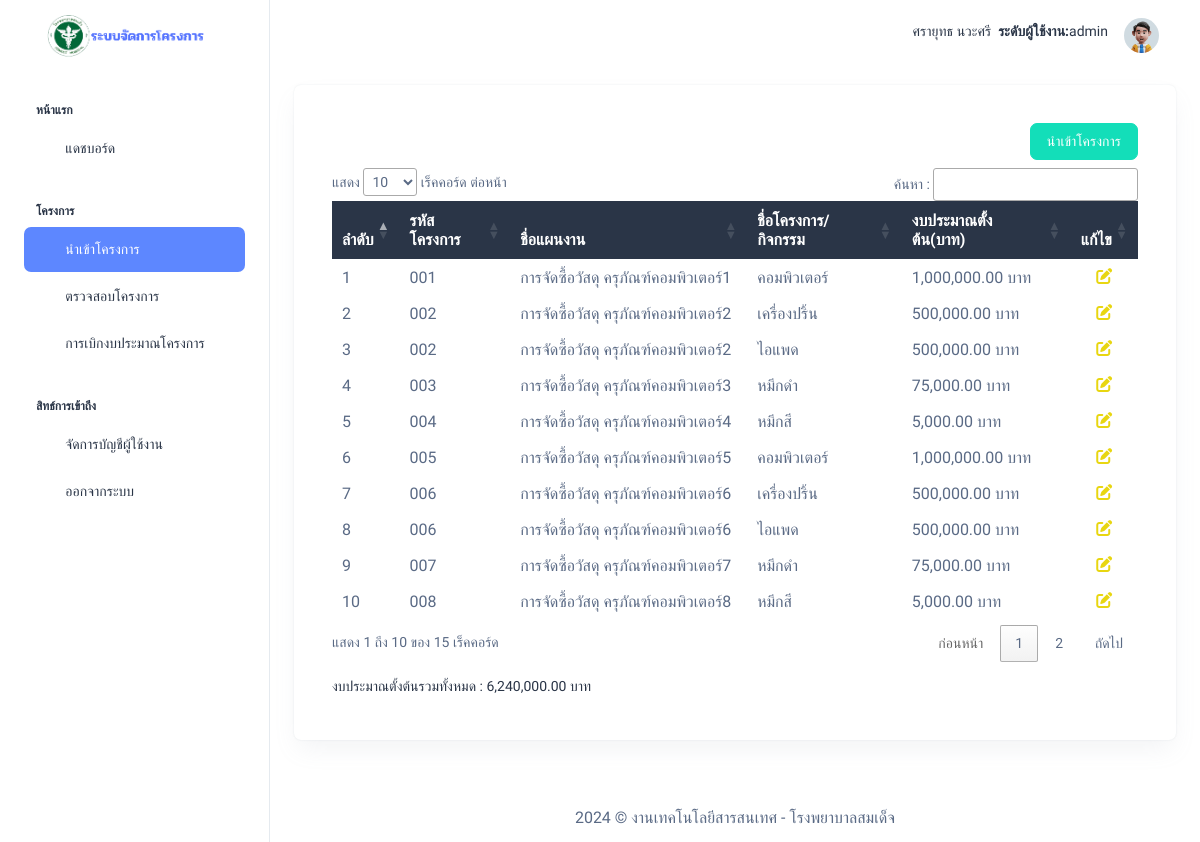
The page /project-import-plan.php (signed in) on the database its author committed.
### tables this page shows
CREATE TABLE `project`  (
  `project_id` int NOT NULL AUTO_INCREMENT,
  `project_plan` varchar(255) NOT NULL COMMENT 'plan_name',
  `project_name` varchar(255) NOT NULL COMMENT 'project_name',
  `project_budget` double NOT NULL COMMENT 'budget',
  `project_status` varchar(255) NOT NULL COMMENT 'status',
  `created` datetime NOT NULL,
  `modified` datetime NOT NULL,
  `plan_code` varchar(255) NOT NULL,
  `user_id_import` int NOT NULL,
  `user_id_edit` int NOT NULL,
  PRIMARY KEY (`project_id`) USING BTREE
);

### project-import-plan.php (the view, shortened to what this page needs)
<?php
include('./db/connect.php');
$sql = "SELECT SUM(project_budget) FROM project ";
$result = $conn->query($sql);
$row_sum_total = mysqli_fetch_array($result);
?>
<?php include('./include/head.php') ?>
<?php include('./include/header.php') ?>
<div class="container-fluid">
    <div class="card">
        <div class="card-body">
            <div class="row p-2">
                <div class="col-md-12 head mb-2">
                    <div class="float-end">
                        <a href="javascript:void(0);" class="btn btn-success" onclick="formToggle('importFrm');"><i class="plus"></i> นำเข้าโครงการ</a>
                    </div>
                </div>
                <table id="example" class="table table-hover" style="margin-top: 4%; width: 100%; border-color: #fff;">
                    <thead class="table-dark">
                        <tr>
                            <th>ลำดับ</th>
                            <th>รหัสโครงการ</th>
                            <th>ชื่อแผนงาน</th>
                            <th>ชื่อโครงการ/กิจกรรม</th>
                            <th>งบประมาณตั้งต้น(บาท)</th>
                            <th>แก้ไข</th>
                        </tr>
                    </thead>
                    <tbody>
                        <?php
                        $result = $conn->query("SELECT * FROM project WHERE project_status='อนุมัติ' ORDER BY project_id ASC");
                        if ($result->num_rows > 0) {
                            $i = 0;
                            while ($row = $result->fetch_assoc()) {
                                $i++;
                        ?>
                                <tr>
                                    <td><?php echo $i; ?></td>
                                    <td><?php echo $row['plan_code']; ?></td>
                                    <td><?php echo $row['project_plan']; ?></td>
                                    <td><?php echo $row['project_name']; ?></td>
                                    <td><?php $budget = $row['project_budget'];
                                        echo number_format($budget, 2) ?> บาท</td>
                                    <td class="text-center"><a href="project_edit.php?p_id=<?php echo $row['project_id'] ?>"><i class="fa-solid fa-pen-to-square" style="color: #e8d611;"></i></a></td>
                                </tr>
                            <?php }
                        } ?>
                    </tbody>
                </table>
                <div class="row mt-3">
                    <div class="col-md-12">
                        <h6>งบประมาณตั้งต้นรวมทั้งหมด : <?php $total = $row_sum_total[0];
                                                        echo number_format($total, 2) ?> บาท</h6>
                    </div>
                </div>
            </div>
        </div>
    </div>
</div>
</body>
<?php include('./include/footer.php') ?>
<?php include('./include/datatable.php') ?>

### rows shown on the page
project: plan_code "001", project_plan "การจัดซื้อวัสดุ ครุภัณฑ์คอมพิวเตอร์1", project_name "คอมพิวเตอร์", project_budget "1,000,000.00"
project: plan_code "002", project_plan "การจัดซื้อวัสดุ ครุภัณฑ์คอมพิวเตอร์2", project_name "เครื่องปริ้น", project_budget "500,000.00"
project: plan_code "002", project_plan "การจัดซื้อวัสดุ ครุภัณฑ์คอมพิวเตอร์2", project_name "ไอแพด", project_budget "500,000.00"
project: plan_code "003", project_plan "การจัดซื้อวัสดุ ครุภัณฑ์คอมพิวเตอร์3", project_name "หมึกดำ", project_budget "75,000.00"
project: plan_code "004", project_plan "การจัดซื้อวัสดุ ครุภัณฑ์คอมพิวเตอร์4", project_name "หมึกสี", project_budget "5,000.00"
project: plan_code "005", project_plan "การจัดซื้อวัสดุ ครุภัณฑ์คอมพิวเตอร์5", project_name "คอมพิวเตอร์", project_budget "1,000,000.00"
project: plan_code "006", project_plan "การจัดซื้อวัสดุ ครุภัณฑ์คอมพิวเตอร์6", project_name "เครื่องปริ้น", project_budget "500,000.00"
project: plan_code "006", project_plan "การจัดซื้อวัสดุ ครุภัณฑ์คอมพิวเตอร์6", project_name "ไอแพด", project_budget "500,000.00"
project: plan_code "007", project_plan "การจัดซื้อวัสดุ ครุภัณฑ์คอมพิวเตอร์7", project_name "หมึกดำ", project_budget "75,000.00"
project: plan_code "008", project_plan "การจัดซื้อวัสดุ ครุภัณฑ์คอมพิวเตอร์8", project_name "หมึกสี", project_budget "5,000.00"

### other values the page prints
$_SESSION['fname'] "ศรายุทธ"
$_SESSION['lname'] "นวะศรี"
$_SESSION['level'] "admin"
$total "6,240,000.00"
